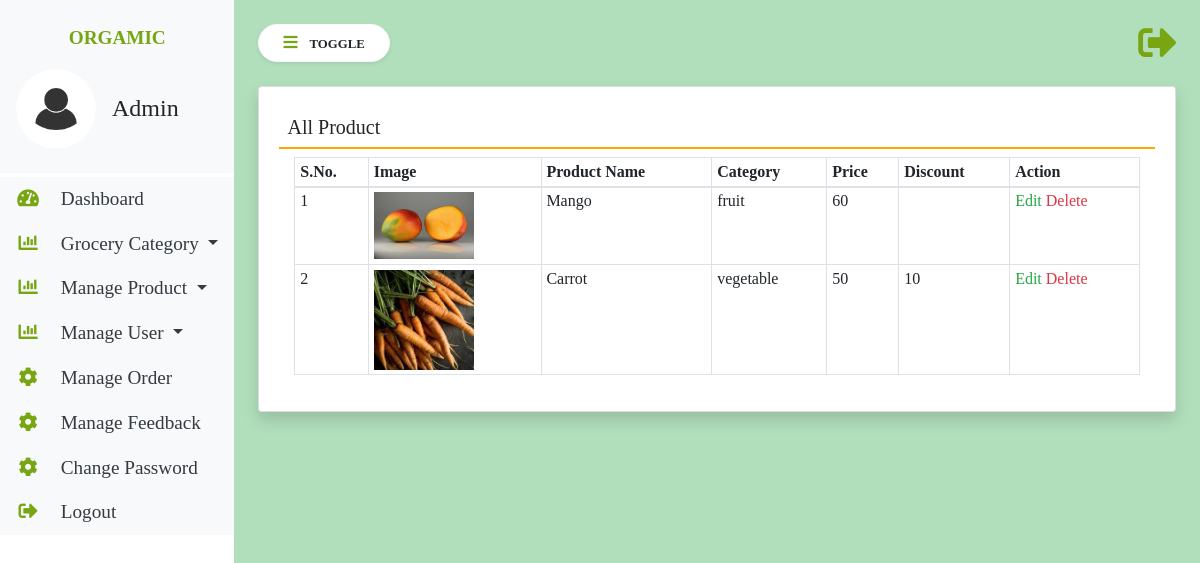
Page /view-product/ on the committed database.
### groceryapp/models.py (models this page shows, shortened)
class Product(models.Model):
    category = models.ForeignKey(Category, on_delete=models.CASCADE, null=True, blank=True)
    name = models.CharField(max_length=100, null=True, blank=True)
    image = models.FileField(null=True, blank=True)
    description = models.TextField(null=True, blank=True)
    price = models.CharField(max_length=100, null=True, blank=True)
    discount = models.CharField(max_length=100, null=True, blank=True)
    updated = models.DateTimeField(auto_now=True)
    created = models.DateTimeField(auto_now_add=True)

class Category(models.Model):
    name = models.CharField(max_length=100, null=True, blank=True)
    created = models.DateTimeField(default=now)

### groceryapp/views.py (the view)
# urls.py: path('view-product/', viewProduct, name='view-product'),
def viewProduct(request):
    product = Product.objects.all()
    return render(request, 'view-product.html', locals())

### groceryapp/templates/view-product.html
{% extends 'admin-base.html' %}
{% block main  %}
<div class="card shadow">
    <div class="card-body">
        <h5 class="p-2" style="border-bottom: 2px solid orange;">All Product</h5>
        <div class="container-fluid">
            <table class="table table-bordered table-sm" id="example">
                <thead>
                <tr>
                    <th>S.No.</th>
                    <th>Image</th>
                    <th>Product Name</th>
                    <th>Category</th>
                    <th>Price</th>
                    <th>Discount</th>
                    <th>Action</th>
                </tr>
                </thead>
                <tbody>
                {% for i in product %}
                <tr>
                    <td>{{forloop.counter}}</td>
                    <td><img src="{{i.image.url}}" style="width:100px"/></td>
                    <td>{{i.name}}</td>
                    <td>{{i.category.name}}</td>
                    <td>{{i.price}}</td>
                    <td>{{i.discount}}</td>
                    <td>
                        <a href="/edit-product/{{i.id}}/" class="text-success">Edit</a>
                        <a href="/delete-product/{{i.id}}/" class="text-danger"
                           onclick="return confirm('Are You Sure?')">Delete</a></td>
                </tr>
                {% endfor %}
                </tbody>
            </table>
        </div>
    </div>
</div>
{% endblock %}

### rows in the picture
Product: image (picture), name "Mango", category.name "fruit", price "60"
Product: image (picture), name "Carrot", category.name "vegetable", price "50", discount "10"
